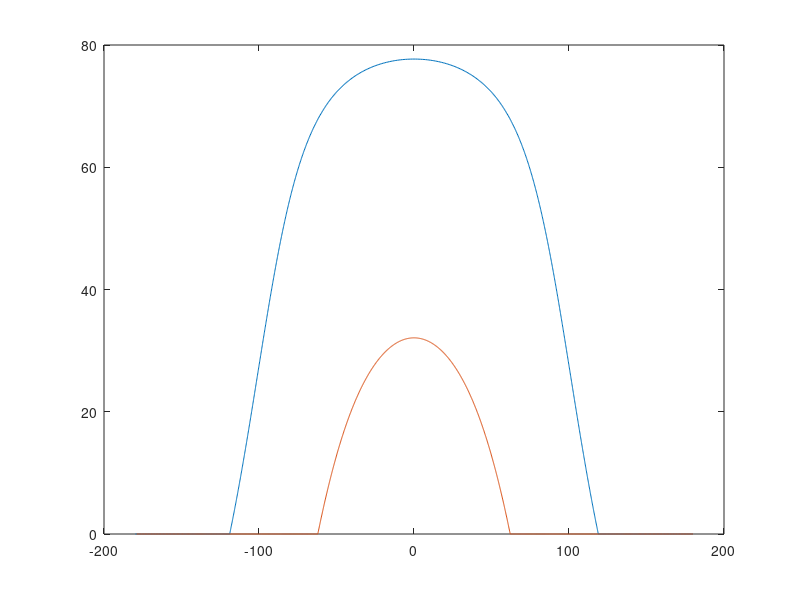
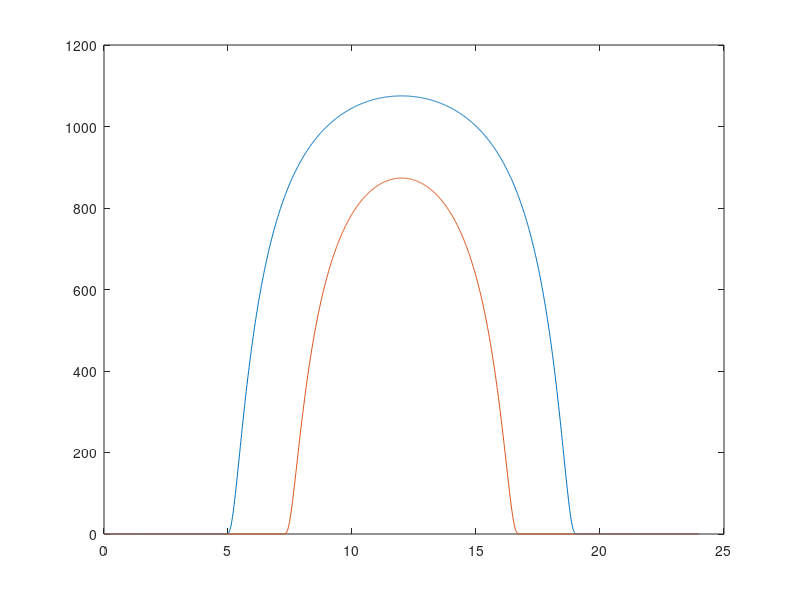
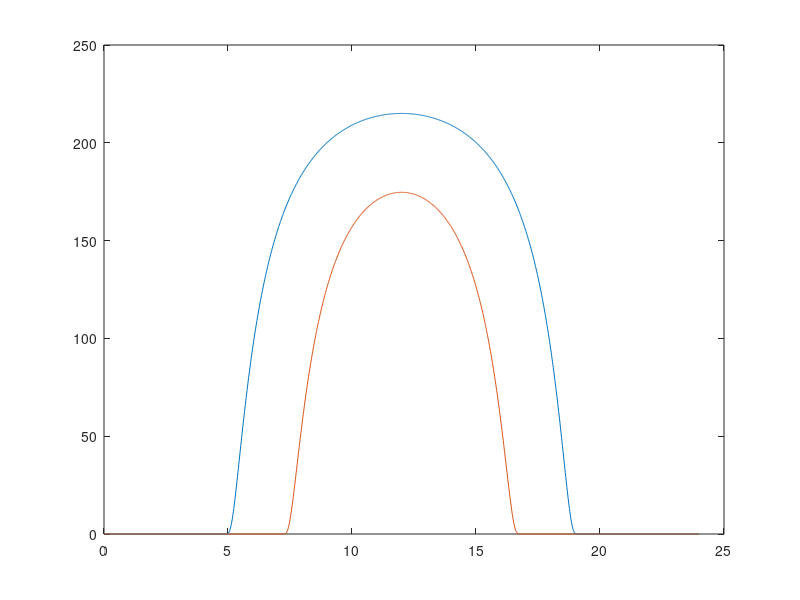

MATLAB code to generate these figures, in order:
%% Reset Everything

close all
clear all

%% Time / Hour Angle
tm = 0:1:1439;  %Increment minutes in one day
th = tm/60;     %Convert so that it increments fraction of hrs in on day.
h = 12 - th;    %Convert to difference between solar noon
H = 15*h;       %Convert to Hour Angle 

%% Declimantion Angle
%  23.45sin[(360/365)(n-81)]

% Summer Day: July 1st
n_sum = 181; %days
n_win = 372; %days
sum_declimation = 23.45.*sind((360/365).*(n_sum - 81));
win_declimation = 23.45.*sind((360/365).*(n_win - 81));
        
%% Altitude Angle 
% Altitude angle at solar noon, Bn - angle between the sun and the local
% horizon:
    % Bn = 90 - Lat - Dec.
    
    % Location:
        % Latitude: 35.484 deg.
        % Longitude: 120.672 deg. 
        lat = 35.484;
        
    % Sin(beta) = cos(Lat)cos(Dec)cos(H) + sin(Lat)sin(Dec)
    sum_coslat = cosd(lat);
    sum_cosDec = cosd(sum_declimation);
    sum_cosH = cosd(H);
    sum_sinlat = sind(lat);
    sum_sinDec = sind(sum_declimation);
    sum_sinbeta = ((sum_coslat.*sum_cosDec.*sum_cosH) +  sum_sinlat.*sum_sinDec);
    sum_altitude_angle = asind(sum_sinbeta);
    
    win_coslat = cosd(lat);
    win_cosDec = cosd(win_declimation);
    win_cosH = cosd(H);
    win_sinlat = sind(lat);
    win_sinDec = sind(win_declimation);
    win_sinbeta = (win_coslat.*win_cosDec.*win_cosH) +  win_sinlat.*win_sinDec;
    win_altitude_angle = asind(win_sinbeta);
    
    
        
    %sum_altitude = 90 - lat - sum_declimation
    %win_altitude = 90 - lat - win_declimation
    
    %% Azimuth Angle 
% The azimuth angle, Az, of the sun or a celetial body (St) is depending on
% it's declination, Dec, and altitude, Alt, and on the Lat of the observer.

% azimuth angle: 
    % sin(phi) = [cos(Dec)sin(H)]/cos(altitude_angle)
    
sum_sinH = sind(H);
sum_cosBeta = cosd(sum_altitude_angle);

sum_sinphi = ((sum_cosDec.*sum_sinH)./sum_cosBeta);
sum_azimuth_angle = asind(sum_sinphi);

win_sinH = sind(H);
win_cosBeta = cosd(win_altitude_angle);

win_sinphi = (win_cosDec.*win_sinH)./win_cosBeta;
win_azimuth_angle = asind(win_sinphi);

 for(i=1:length(H))
     if (sum_cosH(i) >= (tand(sum_declimation)/tand(lat)))
     else if(sum_azimuth_angle(i)<0)
        sum_azimuth_angle(i) = -180 - sum_azimuth_angle(i);
     else 
     sum_azimuth_angle(i) = 180 - sum_azimuth_angle(i);
         end
     end
 end
 
 for(i=1:length(H))
     if(sum_altitude_angle(i) < 0)
         sum_altitude_angle(i) = 0;
     end
 end
 
  for(i=1:length(H))
     if (win_cosH(i) >= (tand(win_declimation)/tand(lat)))
     else if(win_azimuth_angle(i)<0)
        win_azimuth_angle(i) = -180 - win_azimuth_angle(i);
     else 
     win_azimuth_angle(i) = 180 - win_azimuth_angle(i);
         end
     end
  end
  
   for(i=1:length(H))
     if(win_altitude_angle(i) < 0)
         win_altitude_angle(i) = 0;
     end
   end
 
figure(1)
plot(sum_azimuth_angle , sum_altitude_angle)
hold on
plot(win_azimuth_angle , win_altitude_angle)


%% Irradiance 
% Irradiance of atmosphere: 1377 w/m^2

sum_AM = 1./sind(sum_altitude_angle);
win_AM = 1./sind(win_altitude_angle);

sum_I = 1377.*(0.7.^(sum_AM).^(0.678));
win_I = 1377.*(0.7.^(win_AM).^(0.678));

figure(2)
plot(th, sum_I)
hold on 
plot(th, win_I)

sum_array_energy = ((th(2:end)-th(1:end-1)).*(sum_I(2:end)+sum_I(1:end-1)))/2;
sum_energy = sum(sum_array_energy)

win_array_energy = ((th(2:end)-th(1:end-1)).*(win_I(2:end)+win_I(1:end-1)))/2;
win_energy = sum(win_array_energy)

%% Amount of Daylight

sum_HSR_pos = acosd(-tand(lat).*tand(sum_declimation));
sum_HSR_neg = acosd((tand(lat).*tand(sum_declimation)));
win_HSR_pos = acosd(-tand(lat).*tand(win_declimation));
win_HSR_neg = acosd((tand(lat).*tand(win_declimation)));

sum_sunrise_pos = 12 - sum_HSR_pos/15
sum_sunrise_neg = 24 - sum_HSR_neg/15
win_sunrise_pos = 12 - win_HSR_pos/15
win_sunrise_neg = 24 - win_HSR_neg/15

sum_sunlight = sum_sunrise_neg - sum_sunrise_pos
win_sunlight = win_sunrise_neg - win_sunrise_pos

%% Average Energy Per Daylight Hour
sum_average_energy = sum_energy./sum_sunlight
win_average_energy = win_energy./win_sunlight

%% Solar Panel Where Efficiency is 20%
%This currently considers without the building site. 
eta = 0.2;
sum_solar_panel = eta.*sum_I;
win_solar_panel = eta.*win_I;

figure(3)
plot(th, sum_solar_panel)
hold on
plot(th, win_solar_panel)

temp_coeff = 0.38/100 %Power Temperature Coefficient 0.38%/deg C.
    
